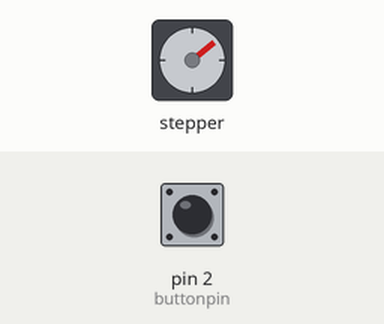
This sketch was run on a simulated Arduino Uno, built with avr-gcc and run on an emulated ATmega328P. On the bench: stepper motor. Inputs (shaded band) come from the test bench; at power-on: pin 2 (buttonpin) HIGH. Stepper angles assume 2048 steps per turn.

Above: at 1.2 s.
1.3 s: pin 2 (buttonpin) pulled LOW for 0.15 s
At 1.66 s:
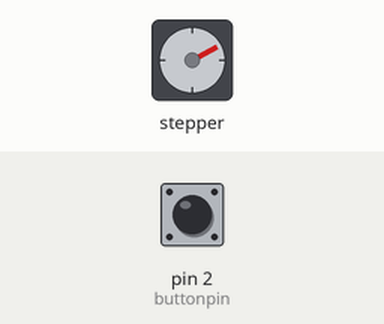
4.4 s: pin 2 (buttonpin) pulled LOW for 1 s
At 4.68 s:
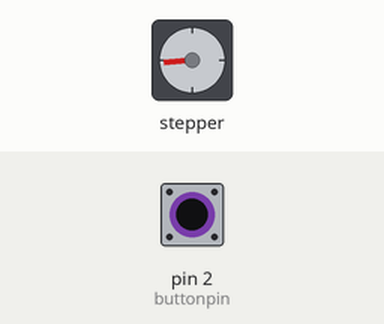
Timing chart, 0 to 17.4 s (numbered marks = the images above; inputs shaded):
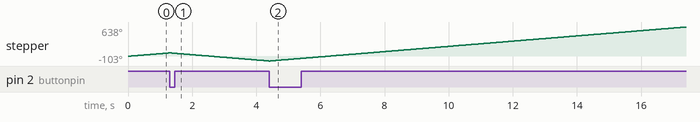

The sketch:

pusdbuttonwithstepper.ino
```cpp
#include <Stepper.h>

int stepsPerRevolution = 2048;
int motspeed = 10;
Stepper myStepper(stepsPerRevolution, 8, 10, 9, 11);
int dt = 500;

int buttonpin = 2;
int buttonvalnew;
int buttonvalold = 1;
int motdir = 1;

void setup() {
  Serial.begin(9600);
  myStepper.setSpeed(motspeed);
  pinMode(buttonpin, INPUT);
  digitalWrite(buttonpin, HIGH);
}

void loop() {
  buttonvalnew = digitalRead(buttonpin);

  if (buttonvalold == 1 && buttonvalnew == 0) {
    motdir = motdir * (-1);
  }

  buttonvalold = buttonvalnew;
  myStepper.step(motdir * 1);
}
```
